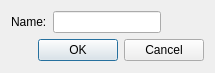
<?xml version="1.0" encoding="UTF-8"?>
<ui version="4.0">
 <class>AwDSMSaveSetupUIClass</class>
 <widget class="QDialog" name="AwDSMSaveSetupUIClass">
  <property name="geometry">
   <rect>
    <x>0</x>
    <y>0</y>
    <width>215</width>
    <height>73</height>
   </rect>
  </property>
  <property name="windowTitle">
   <string>Save Display Setup</string>
  </property>
  <property name="windowIcon">
   <iconset resource="../../../resources/AnyWave.qrc">
    <normaloff>:/images/AnyWave_logo.jpg</normaloff>:/images/AnyWave_logo.jpg</iconset>
  </property>
  <layout class="QGridLayout" name="gridLayout">
   <item row="0" column="0">
    <layout class="QVBoxLayout" name="verticalLayout">
     <item>
      <layout class="QHBoxLayout" name="horizontalLayout">
       <item>
        <widget class="QLabel" name="label">
         <property name="text">
          <string>Name:</string>
         </property>
        </widget>
       </item>
       <item>
        <widget class="QLineEdit" name="lineEditName"/>
       </item>
       <item>
        <spacer name="horizontalSpacer">
         <property name="orientation">
          <enum>Qt::Horizontal</enum>
         </property>
         <property name="sizeHint" stdset="0">
          <size>
           <width>40</width>
           <height>20</height>
          </size>
         </property>
        </spacer>
       </item>
      </layout>
     </item>
     <item>
      <layout class="QHBoxLayout" name="horizontalLayout_2">
       <item>
        <spacer name="horizontalSpacer_2">
         <property name="orientation">
          <enum>Qt::Horizontal</enum>
         </property>
         <property name="sizeHint" stdset="0">
          <size>
           <width>40</width>
           <height>20</height>
          </size>
         </property>
        </spacer>
       </item>
       <item>
        <widget class="QDialogButtonBox" name="buttonBox">
         <property name="standardButtons">
          <set>QDialogButtonBox::Cancel|QDialogButtonBox::Ok</set>
         </property>
        </widget>
       </item>
      </layout>
     </item>
    </layout>
   </item>
  </layout>
 </widget>
 <layoutdefault spacing="6" margin="11"/>
 <resources>
  <include location="../../../resources/AnyWave.qrc"/>
 </resources>
 <connections>
  <connection>
   <sender>buttonBox</sender>
   <signal>accepted()</signal>
   <receiver>AwDSMSaveSetupUIClass</receiver>
   <slot>accept()</slot>
   <hints>
    <hint type="sourcelabel">
     <x>49</x>
     <y>52</y>
    </hint>
    <hint type="destinationlabel">
     <x>6</x>
     <y>55</y>
    </hint>
   </hints>
  </connection>
  <connection>
   <sender>buttonBox</sender>
   <signal>rejected()</signal>
   <receiver>AwDSMSaveSetupUIClass</receiver>
   <slot>reject()</slot>
   <hints>
    <hint type="sourcelabel">
     <x>152</x>
     <y>51</y>
    </hint>
    <hint type="destinationlabel">
     <x>178</x>
     <y>61</y>
    </hint>
   </hints>
  </connection>
 </connections>
</ui>
